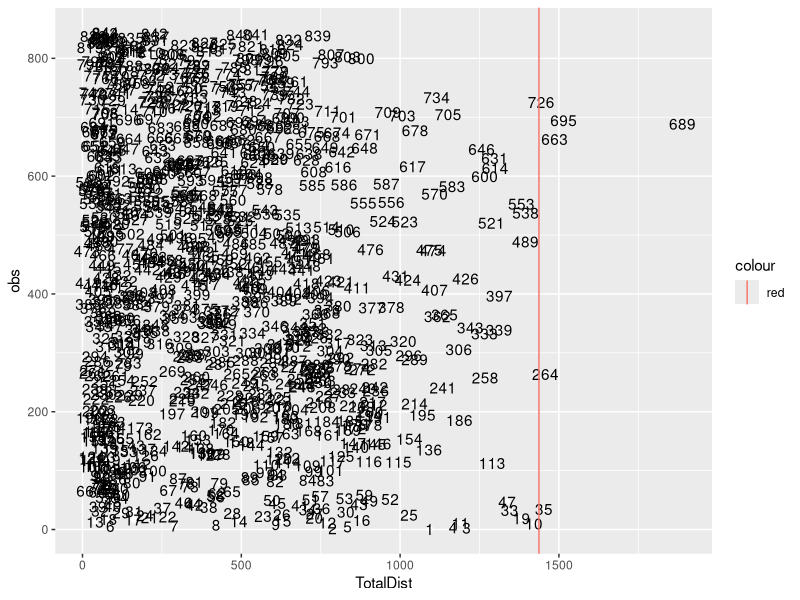
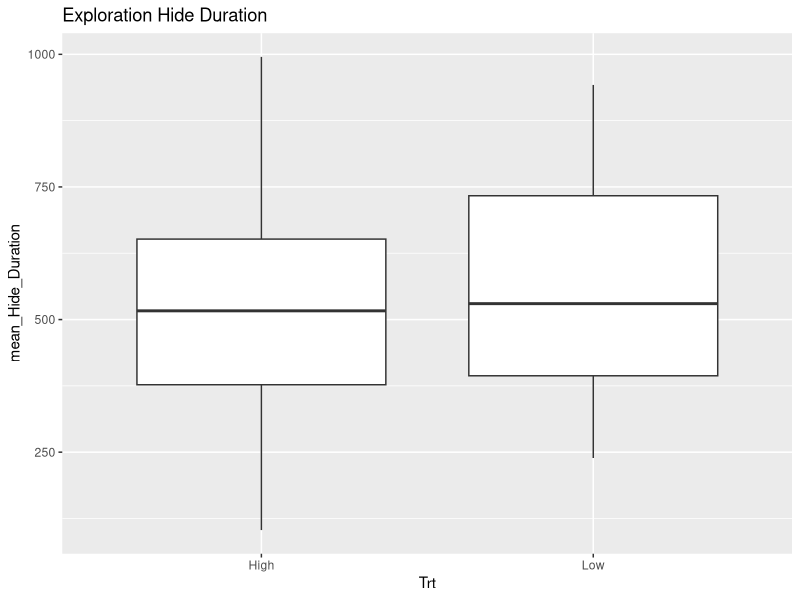
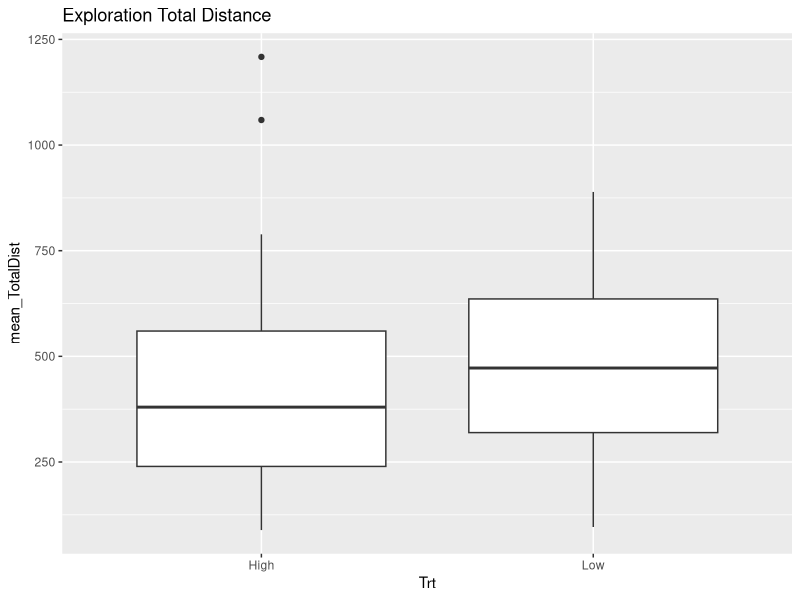
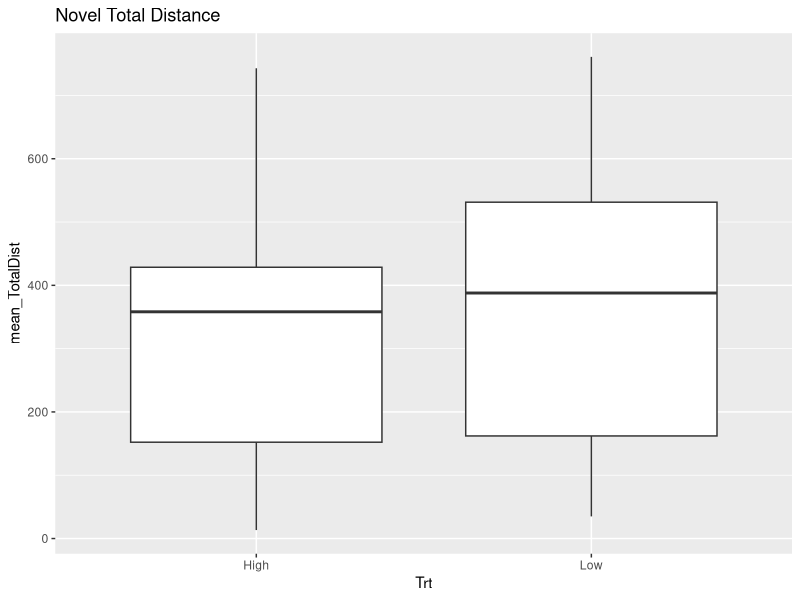

These figures' R source, in order:
# install.packages("dplyr")
library(dplyr)

# install.packages("tidyverse")
library(tidyverse)

# install.packages("ggplot2")
library(ggplot2)

# install.packages("gridExtra")
library(gridExtra)

# install.packages("stringr") 
library(stringr)

# install.packages("car")
library(car)


DVR1=read.csv("DVR1Data.csv")
DVR2=read.csv("DVR2Data.csv")
DVR3=read.csv("DVR3Data.csv")
BodySize=read.csv("BodySize.csv")

Merged = merge(DVR1, DVR2, all=TRUE)
DVR.Master = merge(Merged, DVR3, all = TRUE)

#####remove na#####
DVR.Master <- filter(DVR.Master, !is.na(Arena_Duration))
DVR.Female <- filter(DVR.Master, Sex == "F")

Exploration <- filter(DVR.Female, Assay == "Exploration")
nrow(distinct(DVR.Female, LizID))


Novel <- filter(DVR.Female, Assay == "Novel")
Social <- filter(DVR.Female, Assay == "Social") 

#####Outliers#####
Exploration$obs <- seq(1:nrow(Exploration))
ggplot(Exploration, aes(TotalDist, obs, label = obs)) +
  geom_point(colour = "white") +
  geom_text() +
  geom_vline(aes(xintercept = (mean(Exploration$TotalDist, na.rm = T) + (sd(Exploration$TotalDist, na.rm = T)*3)), color = "red"))


#####group and summarise by lizards#####
  
#Exploration
Exploration_by_lizID <- Exploration %>% 
  group_by(LizID, Trt) %>% 
  summarise(
    "mean_TotalDist" = mean(TotalDist),
    "mean_Hide_Duration" = mean(Hide_Duration)
    ) 

#Novel
Novel_by_lizID <- Novel %>% 
  group_by(LizID, Trt) %>% 
  summarise(
    "mean_TotalDist" = mean(TotalDist),
    "mean_Hide_Duration" = mean(Hide_Duration),
    "mean_NovItem_LatFirst" = mean(NovItem_LatFirst),
    "mean_NovItem_Freq" = mean(NovItem_Freq),
    "mean_NovItem_Duration" = mean(NovItem_Duration),
    "mean_NovZone_LatFirst" = mean(NovZone_LatFirst),
    "mean_NovZone_Freq" = mean(NovZone_Freq),
    "mean_NovZone_Duration" = mean(NovZone_Duration)
  ) 

#Social
Social_by_lizID <- Social %>% 
  group_by(LizID, Trt) %>% 
  summarise(
    "mean_TotalDist" = mean(TotalDist),
    "mean_Hide_Duration" = mean(Hide_Duration),
    "mean_Social_LatFirst" = mean(Social_LatFirst),
    "mean_Social_Freq" = mean(Social_Freq),
    "mean_Social_Duration" = mean(Social_Duration),
    "mean_Neutral_LatFirst" = mean(Neutral_LatFirst),
    "mean_Neutral_Freq" = mean(Neutral_Freq),
    "mean_Neutral_Duration" = mean(Neutral_Duration),
    "mean_Asocial_Freq" = mean(Asocial_Freq),
    "mean_Asocial_Duration" = mean(Asocial_Duration)
  )


#####make boxplot#####


##EXPLORATION
#Hide duration
ggplot(Exploration_by_lizID, aes(x = Trt, y= mean_Hide_Duration)) + geom_boxplot() + ggtitle("Exploration Hide Duration")
t.test(mean_Hide_Duration ~ Trt, data = Exploration_by_lizID, var.equal = TRUE)

#Total Distance
ggplot(Exploration_by_lizID, aes(x = Trt, y= mean_TotalDist)) + geom_boxplot() +ggtitle ("Exploration Total Distance")
t.test(mean_TotalDist ~ Trt, data = Exploration_by_lizID, var.equal = TRUE)

##NOVEL
#Total Distance
ggplot(Novel_by_lizID, aes(x = Trt, y= mean_TotalDist)) + geom_boxplot() + ggtitle("Novel Total Distance")
t.test(mean_TotalDist ~ Trt, data = Novel_by_lizID, var.equal = TRUE)




